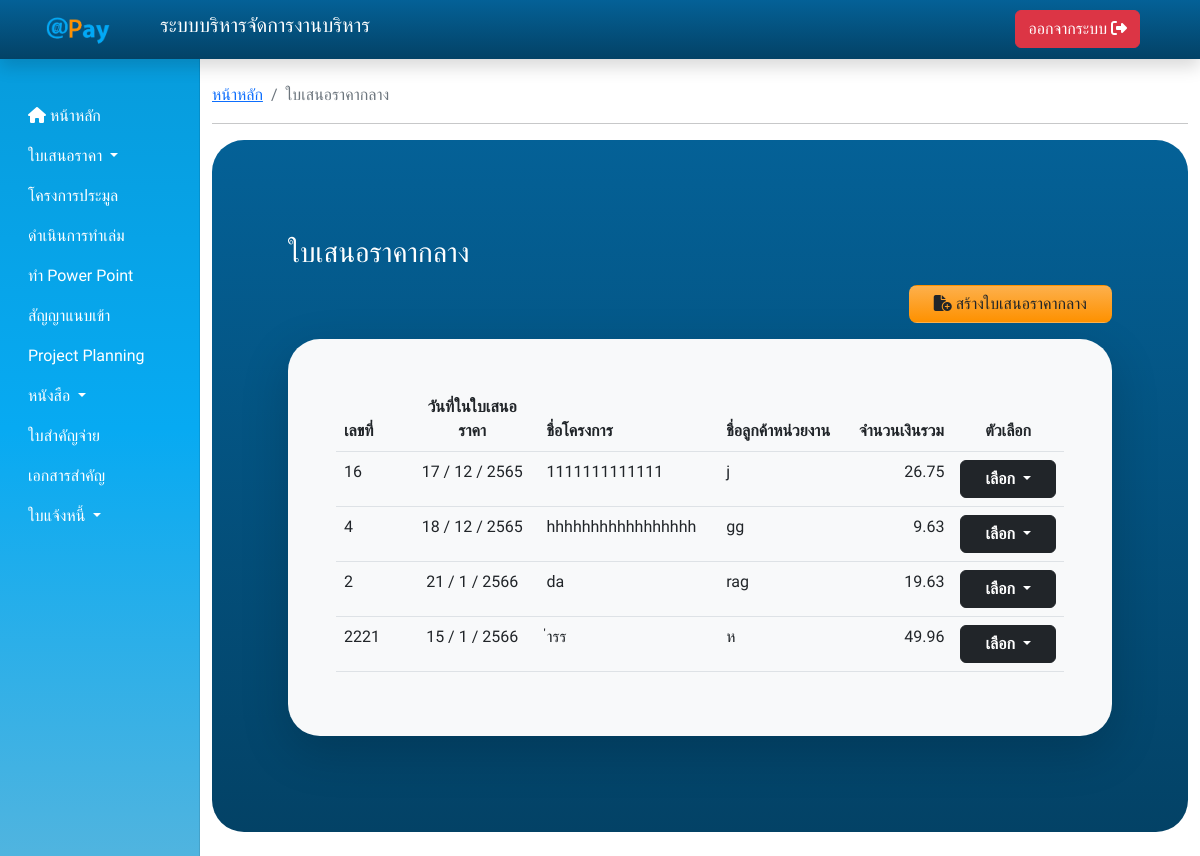
Page /index?page=quo (signed in) on the earlier database version.
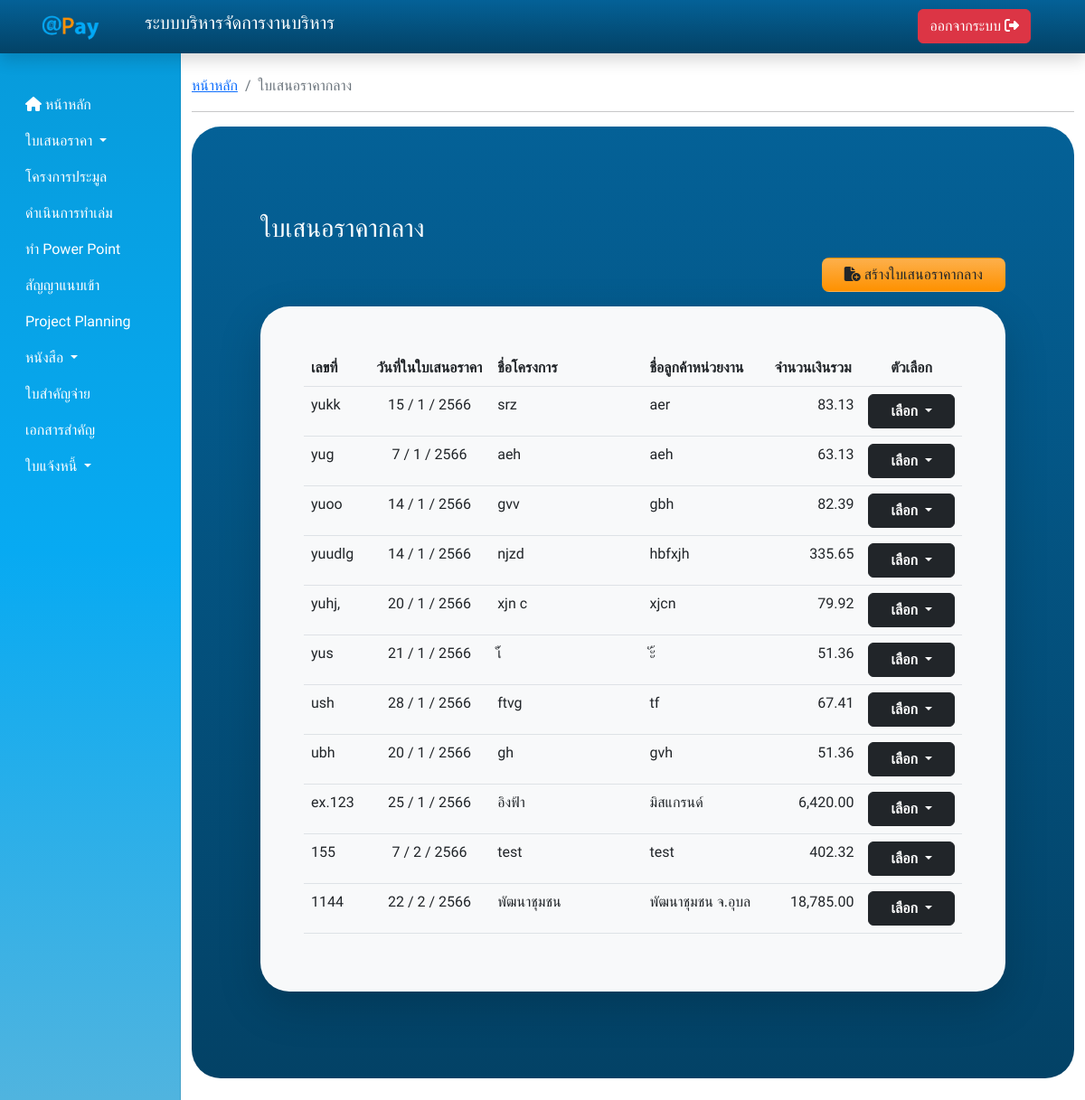
Same page on the later database version.
### tables this page shows
CREATE TABLE `quotation_appraisal` (
  `quo_id` bigint NOT NULL,
  `quo_no` varchar(255) NOT NULL,
  `quo_date` date NOT NULL,
  `quo_namepj` varchar(255) NOT NULL,
  `quo_name` varchar(255) NOT NULL,
  `quo_address` varchar(255) NOT NULL,
  `quo_sum` float NOT NULL,
  `quo_specialdis` float DEFAULT NULL,
  `quo_afterdis` float NOT NULL,
  `quo_vat` float NOT NULL,
  `quo_deli` float DEFAULT NULL,
  `quo_total` float NOT NULL,
  `quo_create` datetime NOT NULL,
  `quo_update` datetime DEFAULT NULL,
  `quo_uid` bigint NOT NULL
);

### view/dashboard/PDF_set/thaidate.php (called while the page is built, shortened)
<?php
function ConvDate($strDate) {
    $strYear = date("Y",strtotime($strDate))+543;
    $strMonth= date("n",strtotime($strDate));
    $strDay= date("j",strtotime($strDate));
    return "$strDay / $strMonth / $strYear";
    }
?>

### view/dashboard/quotation_appraisal_list.php (the view, shortened to what this page needs)
<nav aria-label="breadcrumb">
    <ol class="breadcrumb">
        <li class="breadcrumb-item"><a href="index">หน้าหลัก</a></li>
        <li class="breadcrumb-item active" aria-current="page">ใบเสนอราคากลาง</li>
    </ol>
</nav>
<hr>
<div class="container bg-secondary-addpay rounded-5">
    <div class="main-body py-md-5 px-md-1 text-white">
        <div class="container">
            <div id="listquotation" class="py-4 p-md-5 text-white">
                <div class="text-center text-md-start">
                    <h3>ใบเสนอราคากลาง</h3>
                </div>
                <div class="my-4 my-md-3 text-center text-md-end">
                    <a class="btn btn-addpay px-md-4 rounded-3 " href="?page=quo_add">
                        <i class="fa-solid fa-file-circle-plus"></i> สร้างใบเสนอราคากลาง</a>
                </div>
                <div class="p-3 p-md-5 bg-light rounded-5 shadow-lg" id="main_row">
                    <div class="table-responsive text-dark">
                        <table class="table table-hover" id="quotationTable">
                            <thead>
                                <tr class="rows align-center">
                                    <th class="text-start" scope="col" style="width:10%">เลขที่</th>
                                    <th class="text-center" scope="col" style="width:20%">วันที่ในใบเสนอราคา</th>
                                    <th  scope="col" style="width:25%">ชื่อโครงการ</th>
                                    <th scope="col" style="width:20%">ชื่อลูกค้าหน่วยงาน</th>
                                    <th class="text-center" scope="col" style="width:15%">จำนวนเงินรวม</th>
                                    <th class="text-center" scope="col" style="width:10%">ตัวเลือก</th>
                                </tr>
                            </thead>
                            <?php
                            $sql = "SELECT * FROM quotation_appraisal";
                            $query = $conn->query($sql);
                            while ($rows = $query->fetch_assoc()) {
                                echo '
                                    <tr>
                                        <td class="text-start">' . $rows["quo_no"] . '</td>
                                        <td class="text-center">' . ConvDate($rows["quo_date"]) . '</td>
                                        <td class="text-start">' . $rows["quo_namepj"] . '</td>
                                        <td class="text-start">' . $rows["quo_name"] . '</td>
                                        <td class="text-end">' . number_format($rows["quo_total"] , 2). '</td>
                                        <td>
                                            <div class="btn-group">
                                                <button type="button" class="btn btn-dark dropdown-toggle px-2 px-md-4"
                                                    data-bs-toggle="dropdown" aria-expanded="false"><b>เลือก</b>
                                                </button>
                                                <ul class="dropdown-menu">
                                                    <li><a class="dropdown-item"
                                                            href="view/dashboard/quotation_appraisal_form.php?pdfquo=' . $rows["quo_id"] . '" target="_blank"">พิมพ์เอกสาร</a>
                                                    </li>
                                                    <li><a class="dropdown-item"
                                                            href="?page=quo_edit&editquo=' . encode($rows["quo_id"], secret_key()) . '">แก้ไข</a>
                                                    </li>
                                                    <li><a class="dropdown-item deletequo" href="#" data-quo-no="' . $rows["quo_no"] . '" id="' . $rows["quo_id"] . '" >ลบ</a></li>
                                                </ul>
                                            </div>
                                        </td>
                                    </tr>
                                    ';
                            }
                            ?>
                        </table>
                    </div>
                </div>
            </div>
        </div>
    </div>
</div>

### layout/head.php (shortened to what this page needs)
<!DOCTYPE html>
<html lang="en">
<head>
    <link rel="stylesheet" href="css/style.css">
    <link rel="stylesheet" href="css/dashboard.css">
    <link rel="stylesheet" href="https://cdn.jsdelivr.net/npm/bootstrap@5.2.2/dist/css/bootstrap.min.css">
    <link rel="stylesheet" href="https://cdnjs.cloudflare.com/ajax/libs/font-awesome/6.2.0/css/all.min.css">
    <link href="https://cdn.datatables.net/1.11.3/css/dataTables.bootstrap5.min.css" rel="stylesheet">
</head>

### index.php (shortened to what this page needs)
<?php
include_once 'layout/head.php';
include_once 'view/dashboard/PDF_set/thaidate.php';
?>
<body>
    <?php
    if (isset($_SESSION['id']) || $_SESSION['id']) { ?>
    <?php
        require_once "php/conn.php";
        ?>
    <?php include_once 'layout/dashboardNav.php'; ?>
    <main class="container-fluid">
        <div class="row">
            <?php include_once 'layout/sidebar.php'; ?>
            <section class="col-md-9 ms-sm-auto col-lg-10 py-4">
                <?php $page = isset($_GET['page']) ? $_GET['page'] : '';
                    if ($page) { ?>
                <?php
                        switch ($page) {
                            case "quo":
                                include_once 'view/dashboard/quotation_appraisal_list.php';
                                break;
                        }
                        ?>
                <?php } else { ?>
                <?php include_once 'view/dashboard.php'; ?>
                <?php } ?>
            </section>
        </div>
    </main>
    <?php } else {
        header("Location: login?error=กรุณาเข้าสู่ระบบก่อน!");
        exit;
    } ?>
</body>
</html>

### layout/dashboardNav.php (shortened to what this page needs)
<header class="navbar navbar-dark sticky-top bg-secondary-addpay shadow">
    <div class="container-fluid">
        <div class="d-flex col-12 col-md-4 mb-2 mb-lg-0 flex-wrap flex-md-nowrap justify-content-evenly align-items-center py-2 py-md-0">
            <a class="navbar-brand" href="index">
                <img src="image/logo-removebg-preview (1).png" class="img-fluid" alt="Addpay logo" style="width: auto; height: 2rem;">
            </a>
            <h5 class="d-none d-md-block text-white">ระบบบริหารจัดการงานบริหาร</h5>
        </div>
        <div class="d-none d-md-block">
            <form action="php/action.php" method="post">
                <button type="submit" class="btn btn-danger me-md-5">ออกจากระบบ <i class="fa-solid fa-right-from-bracket"></i></button>
            </form>
        </div>
    </div>
</header>

### layout/sidebar.php (shortened to what this page needs)
<nav id="sidebarMenu" class="col-md-3 col-lg-2 d-md-block bg-light sidebar collapse bg-primary-addpay">
    <div class="position-sticky pt-5 sidebar-sticky">
        <ul class="nav flex-column">
            <li class="nav-item">
                <a class="nav-link text-white" aria-current="page" href="index">
                    <span><i class="fa-solid fa-house"></i></span>
                    หน้าหลัก
                </a>
            </li>
            <li class="nav-item dropdown">
                <a class="nav-link dropdown-toggle text-white" role="button" data-bs-toggle="dropdown" aria-expanded="false">
                    ใบเสนอราคา
                </a>
            </li>
            <li class="nav-item">
                <a class="nav-link text-white" href="?page=project">
                    โครงการประมูล
                </a>
            </li>
            <li class="nav-item">
                <a class="nav-link text-white" href="?page=">
                    ดำเนินการทำเล่ม
                </a>
            </li>
            <li class="nav-item">
                <a class="nav-link text-white" href="?page=">
                    ทำ Power Point
                </a>
            </li>
            <li class="nav-item">
                <a class="nav-link text-white" href="?page=contract">
                    สัญญาแนบเข้า
                </a>
            </li>
            <li class="nav-item">
                <a class="nav-link text-white" href="?page=">
                    Project Planning
                </a>
            </li>
            <li class="nav-item dropdown">
                <a class="nav-link dropdown-toggle text-white" role="button" data-bs-toggle="dropdown" aria-expanded="false">
                    หนังสือ
                </a>
            </li>
            <li class="nav-item">
                <a class="nav-link text-white" href="?page=expenses">
                    ใบสำคัญจ่าย
                </a>
            </li>
            <li class="nav-item">
                <a class="nav-link text-white" href="?page=archives">
                    เอกสารสำคัญ
                </a>
            </li>
            <li class="nav-item dropdown mb-5">
                <a class="nav-link dropdown-toggle text-white" role="button" data-bs-toggle="dropdown" aria-expanded="false">
                    ใบแจ้งหนี้
                </a>
            </li>
        </ul>
    </div>
</nav>

### css/style.css (style rules this page uses)
.bg-primary-addpay { background: #07aaf2; background: -webkit-linear-gradient(to right, #07aaf2, #50b4df); background: linear-gradient(to bottom, #079ad9, #07aaf2, #50b4df); }
.bg-secondary-addpay { background: #046197; background: -webkit-linear-gradient(to right, #046197, #034266); background: linear-gradient(to bottom, #046197, #034266); }
.btn-addpay { background: #fe9100; background: -webkit-linear-gradient(to right, #fdb04c, #fe9100); background: linear-gradient(to bottom, #fdb04c, #fe9100); }

### css/dashboard.css (style rules this page uses)
.sidebar { position: fixed; top: 0; bottom: 0; left: 0; z-index: 100; padding: 48px 0 0; box-shadow: inset -1px 0 0 rgba(0, 0, 0, 0.1); }
.sidebar-sticky { height: calc(100vh - 48px); overflow-x: hidden; overflow-y: auto; }
.sidebar .nav-link { font-weight: 500; color: #333; }
.navbar-brand { padding-top: 0.75rem; padding-bottom: 0.75rem; }

### index.php (style rules this page uses)
body { font-family: "Kanit", sans-serif; font-family: "Noto Sans", sans-serif; font-family: "Noto Sans Thai", sans-serif; font-family: "Poppins", sans-serif; font-family: "Prompt", sans-serif; }
.btn { transition: all 0.2s ease-in-out; }
.btn-group { white-space: nowrap; }
@media (min-width: 768px) { .table-responsive { overflow: inherit; } }

Differences in the rows shown:
removed quotation_appraisal: quo_no "16", quo_date "17 / 12 / 2565", quo_namepj "1111111111111", quo_name "j", quo_total "26.75"
removed quotation_appraisal: quo_no "4", quo_date "18 / 12 / 2565", quo_namepj "hhhhhhhhhhhhhhhhh", quo_name "gg", quo_total "9.63"
removed quotation_appraisal: quo_no "2", quo_date "21 / 1 / 2566", quo_namepj "da", quo_name "rag", quo_total "19.63"
removed quotation_appraisal: quo_no "2221", quo_date "15 / 1 / 2566", quo_namepj "่ารร", quo_name "ห", quo_total "49.96"
added quotation_appraisal: quo_no "yukk", quo_date "15 / 1 / 2566", quo_namepj "srz", quo_name "aer", quo_total "83.13"
added quotation_appraisal: quo_no "yug", quo_date "7 / 1 / 2566", quo_namepj "aeh", quo_name "aeh", quo_total "63.13"
added quotation_appraisal: quo_no "yuoo", quo_date "14 / 1 / 2566", quo_namepj "gvv", quo_name "gbh", quo_total "82.39"
added quotation_appraisal: quo_no "yuudlg", quo_date "14 / 1 / 2566", quo_namepj "njzd", quo_name "hbfxjh", quo_total "335.65"
added quotation_appraisal: quo_no "yuhj,", quo_date "20 / 1 / 2566", quo_namepj "xjn c", quo_name "xjcn", quo_total "79.92"
added quotation_appraisal: quo_no "yus", quo_date "21 / 1 / 2566", quo_namepj "ัเ้", quo_name "ัะ้", quo_total "51.36"
added quotation_appraisal: quo_no "ush", quo_date "28 / 1 / 2566", quo_namepj "ftvg", quo_name "tf", quo_total "67.41"
added quotation_appraisal: quo_no "ubh", quo_date "20 / 1 / 2566", quo_namepj "gh", quo_name "gvh", quo_total "51.36"
added quotation_appraisal: quo_no "ex.123", quo_date "25 / 1 / 2566", quo_namepj "อิงฟ้า", quo_name "มิสแกรนด์", quo_total "6,420.00"
added quotation_appraisal: quo_no "155", quo_date "7 / 2 / 2566", quo_namepj "test", quo_name "test", quo_total "402.32"
added quotation_appraisal: quo_no "1144", quo_date "22 / 2 / 2566", quo_namepj "พัฒนาชุมชน", quo_name "พัฒนาชุมชน จ.อุบล", quo_total "18,785.00"
